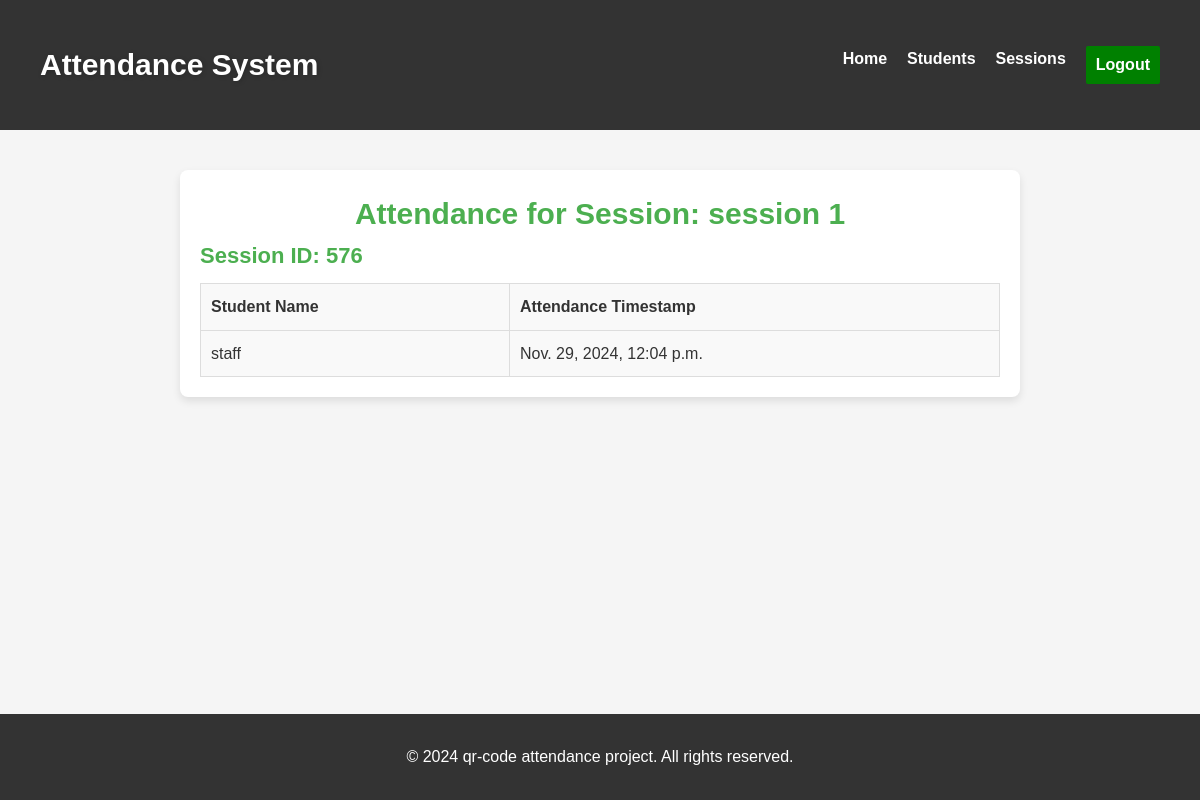
The page /attendance_view/576/ on the database its author committed.
### administration/models.py (models this page shows, shortened)
class Session(models.Model):
    title = models.CharField(max_length=100)
    date = models.DateField(auto_now_add=True)
    created_at = models.DateTimeField(auto_now_add=True)
    start_time = models.DateTimeField(null=True, blank=True)
    end_time = models.DateTimeField(null=True, blank=True)
    batch_id = models.CharField(max_length=50, blank=True, null=True)
    duration_seconds = models.IntegerField(null=True, blank=True)  # Store duration in seconds
    order = models.IntegerField(null=True, blank=True)

class Attendance(models.Model):
    student = models.ForeignKey(Student, on_delete=models.CASCADE)
    session = models.ForeignKey(Session, on_delete=models.CASCADE)
    timestamp = models.DateTimeField(auto_now_add=True)
    device_id = models.CharField(max_length=255, null=True, blank=True)  # Store device ID

class Student(models.Model):
    name = models.CharField(max_length=100)
    email = models.EmailField(unique=True)
    roll_number = models.CharField(max_length=20, unique=True)
    created_at = models.DateTimeField(auto_now_add=True)
    mac_address=models.CharField(max_length=17,blank=True,null=True)

### administration/views.py (the view)
# urls.py: path('attendance_view/<int:session_id>/', views.attendance_view, name='attendance_view'),
def attendance_view(request, session_id):
    session = get_object_or_404(Session, id=session_id)
    attendance_records = Attendance.objects.filter(session=session)
    return render(request, 'administration/attendance_view.html', {
        'session': session,
        'attendance_records': attendance_records,
    })

### administration/templates/administration/attendance_view.html (shortened to what this page needs)
{% extends 'administration/base.html' %}
{% block content %}
<main>
    <div class="attendance-container">
        <h2>Attendance for Session: {{ session.title }}</h2>
        <h3>Session ID: {{ session.id }}</h3>
        <table>
            <thead>
                <tr>
                    <th>Student Name</th>
                    <th>Attendance Timestamp</th>
                </tr>
            </thead>
            <tbody>
                {% for attendance in attendance_records %}
                    <tr>
                        <td>{{ attendance.student.name }}</td>
                        <td>{{ attendance.timestamp }}</td>
                    </tr>
                {% empty %}
                    <tr>
                        <td colspan="2">No attendance records available for this session.</td>
                    </tr>
                {% endfor %}
            </tbody>
        </table>
    </div>
</main>
<footer>
    <p>&copy; 2024 qr-code attendance project. All rights reserved.</p>
</footer>
{% endblock %}

### administration/templates/administration/attendance_view.html (style rules this page uses)
body { font-family: 'Monaco', monospace; background-color: #f4f4f4; margin: 0; padding: 0; height: 100%; color: #333; }
.attendance-container { width: 100%; max-width: 800px; margin: 40px auto; padding: 20px; background-color: #fff; border-radius: 8px; box-shadow: 0 4px 8px rgba(0, 0, 0, 0.1); }
h2 { text-align: center; color: #4CAF50; margin-bottom: 20px; font-size: 30px; }
h3 { color: #4CAF50; font-size: 22px; margin-bottom: 20px; }
table { width: 100%; border-collapse: collapse; margin-top: 10px; }
table th, table td { padding: 10px; border: 1px solid #ddd; text-align: left; color: #333; background-color: #f9f9f9; }
table thead { background-color: #4CAF50; color: white; }
table tbody tr:nth-child(odd) { background-color: #ffffff; }
footer { background-color: #171717; color: #fff; text-align: center; padding: 20px; }

### administration/templates/administration/base.html (style rules this page uses)
body, h1, h2, h3, p, a { margin: 0; padding: 0; box-sizing: border-box; font-family: 'Arial', sans-serif; }
body { background-color: #f5f5f5; color: #333; line-height: 1.6; }
footer { position: absolute; bottom: 0; width: 100%; background-color: #333; color: white; padding: 30px 0; text-align: center; }

### rows shown on the page
Session: title "session 1", id "576"
Attendance: student.name "staff", timestamp "Nov. 29, 2024, 12:04 p.m."
